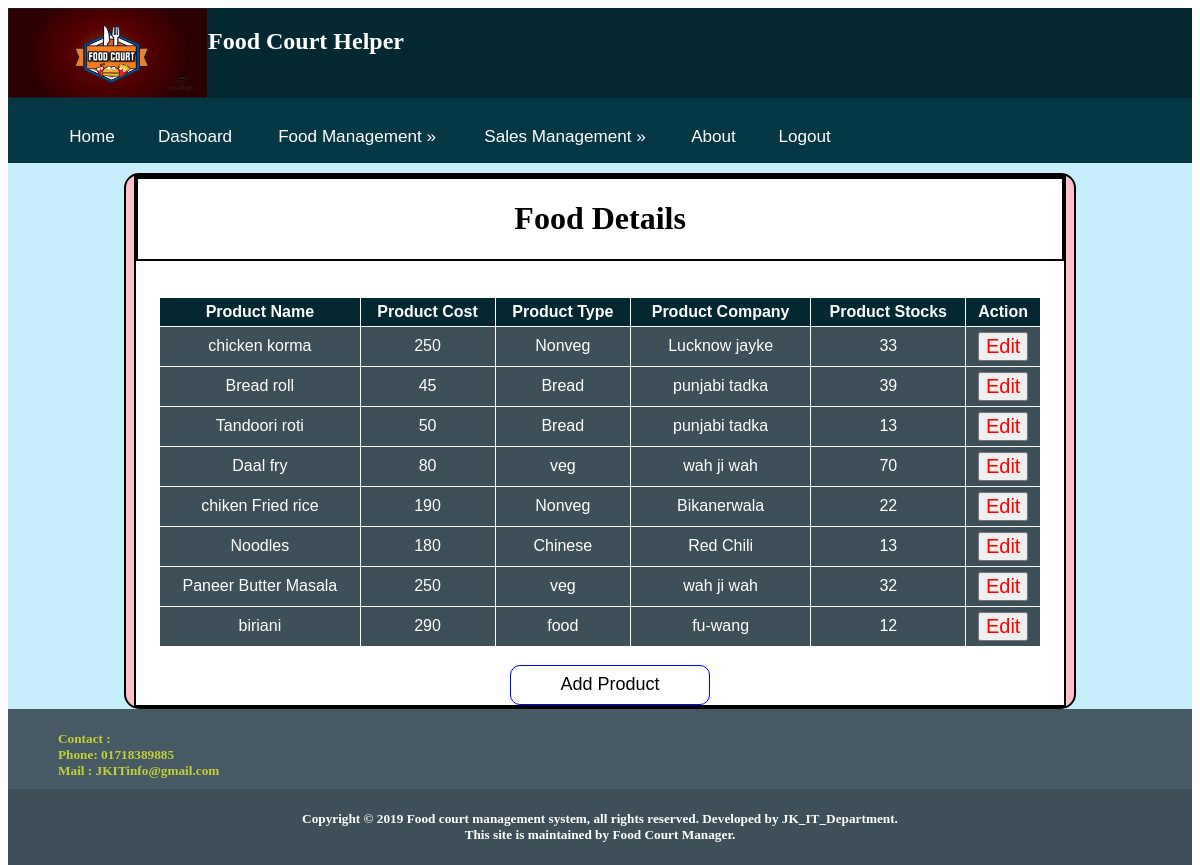
The page /main/foodDetails.php (signed in) on the database its author committed.
### tables this page shows
CREATE TABLE `addfood` (
  `id` int(10) NOT NULL,
  `productname` varchar(255) NOT NULL,
  `productcost` float NOT NULL,
  `producttype` varchar(255) NOT NULL,
  `productcompany` varchar(255) NOT NULL,
  `productstock` int(10) NOT NULL
);

### main/include/Database.php (called while the page is built, shortened)
<?php
	Class Database{
	 public $host   = DB_HOST;
	 public $user   = DB_USER;
	 public $pass   = DB_PASS;
	 public $dbname = DB_NAME;
	 public $link;
	private function connectDB(){
		 $this->link = new mysqli($this->host, $this->user, $this->pass,$this->dbname);
	 }
	public function select($query){
		  $result = $this->link->query($query) or die($this->link->error.__LINE__);
		  if($result->num_rows > 0){
			return $result;
		  } else {
				return false;
		  }
	 }
}

### main/foodDetails.php (the view, shortened to what this page needs)
<?php
    include ("include/Database.php");
 ?>
<?php
	$db= new Database();
	$query= "select * from addfood";
	$read= $db->select($query);
 ?>
<!DOCTYPE html>
<html>
	<head>
		<link rel="stylesheet" type="text/css" href="style.css">
	</head>
	<body>
		<div class="full_height">
			<div class="Head">
				<?php
					include ("include/headermain.php");
				?>
				<div id="Head2">
					<ul>
                    <li><a href="Home.php">Home</a></li>
                    <li><a href="Dashoard.php">Dashoard</a></li>
					<li><a href="#">Food Management &raquo;</a>
					</li>
                    <li><a href="#">Sales Management &raquo;</a>
                    </li>
					<li><a href="About.php">About</a></li>
                    <li> <a href="?logout=true"><span>Logout</span></a></li>
					</ul>
				</div>
			</div>
			<div class="Feed">
				<div class="addFood">
					<form align="center" action="" method="post" >
						<div class="addFood1">
							<div class="foodDetails_titel">
								<h1 style="color:black;">Food Details</h1>
							</div>
								<div id = "tab">
								<br><br>
								<table style="margin:0 auto;">
                                <tr>
                                    <th> Product Name</th>
                                    <th> Product Cost</th>
                                    <th> Product Type</th>
									<th> Product Company</th>
									<th> Product Stocks</th>
                                    <th> Action</th>
                                </tr>
                                <?php if($read){?>
                                <?php while($row =$read->fetch_assoc()){?>
                                <tr>
                                    <td><?php echo $row['productname'] ?></td>
									<td><?php echo $row['productcost'] ?></td>
									<td><?php echo $row['producttype'] ?></td>
									<td><?php echo $row['productcompany'] ?></td>
                                    <td><?php echo $row['productstock'] ?></td>
                                    <td><button><a style="text-decoration:none;color:red;font-size:20px;" href="updatefooddetails.php?id=<?php echo urlencode($row['id']);?>">Edit</a></button></td>
                                </tr>
                                <?php } ?>
                                <?php } else{ ?>
                                <p>Data is not avilable !!</p>
                                <?php } ?>
								</table>
							<br>
                                <button style="margin-left:20px;background-color:white;height:40px;width:200px;border-radius:10px;border: 1px solid blue"><a style="text-decoration:none;color:black;font-size:18px;" href="addFood.php">Add Product</a></button>
							</div>
						</div>
					</form>
				</div>
			</div>
			<?php
				include ("include/footer.php");
			?>
		</div>
	</body>
</html>

### main/Style.css (style rules this page uses)
.full_height { height:auto; min-width:300px; max-width: 1600px; min-height: 550; max-height: 1700px; }
.Head { width:100%; min-width:300px; height:auto; background:#042832; color:white; float:left; }
#Head2 { width:100%; height:auto; background:#053744; color:white; float:left; }
#Head2 a { display: block; color:white; text-decoration: none; height: 25px; transition:1s; transform:scale(.95); }
#Head2 ul { list-style-type: none; background-color: #fff; z-index:999; }
#Head2 ul li { float: left; position: relative; }
#Head2 ul li:last-child { border-right: none; }
#Head2 ul li a { text-decoration: none; font-size: 18px; color:#fff; display: block; padding: 12px 20px; font-family:arial; }
.Feed { width:100%; height:auto; min-height:500px; background:#c5edfa; color:white; overflow: hidden; min-width:300px; }
.addFood { background: pink; color: white; height: auto; border-radius:15px; width: 80%; margin:0 auto; margin-top:10px; border:2px solid black; }
.addFood1 { width: 98%; height: auto; background: white; border:2px solid black; margin: 0 auto; }
.foodDetails_titel { width: 99.6%; color:black; height: auto; background: white; border:2px solid black; margin: 0 auto; }
#tab { width: 100%; height: auto; background: white; overflow: hidden; }
#tab table { color: white; width: 95%; font-family: arial, sans-serif; border-collapse:collapse; text-align: center; }
#tab table td, th { border: 1px solid white; padding: 5px; }
#tab table th { background-color: #042832; }
#tab table td { background-color: #3D5059; }

### rows shown on the page
addfood: productname "chicken korma", productcost "250", producttype "Nonveg", productcompany "Lucknow jayke", productstock "33"
addfood: productname "Bread roll", productcost "45", producttype "Bread", productcompany "punjabi tadka", productstock "39"
addfood: productname "Tandoori roti", productcost "50", producttype "Bread", productcompany "punjabi tadka", productstock "13"
addfood: productname "Daal fry", productcost "80", producttype "veg", productcompany "wah ji wah", productstock "70"
addfood: productname "chiken Fried rice", productcost "190", producttype "Nonveg", productcompany "Bikanerwala", productstock "22"
addfood: productname "Noodles", productcost "180", producttype "Chinese", productcompany "Red Chili", productstock "13"
addfood: productname "Paneer Butter Masala", productcost "250", producttype "veg", productcompany "wah ji wah", productstock "32"
addfood: productname "biriani", productcost "290", producttype "food", productcompany "fu-wang", productstock "12"
